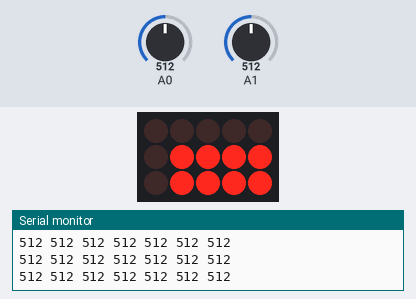
The sketch below on a simulated Arduino Uno, built with avr-gcc and run on an emulated ATmega328P. On the bench: 5×3 LED matrix, the last lines printed to the serial monitor. Wiring (inferred from the names in the program): LED matrix (orientation assumed): rows pin 4, pin 12, pin 11; columns pin 5, pin 7, pin 8, pin 9, pin 10. The test bench sets the inputs (shaded band); at power-on: A0 = 512, A1 = 512.

Above: at 1.2 s.
1.3 s: A0 set to 107
4.3 s: A0 set to 95
At 4.8 s:
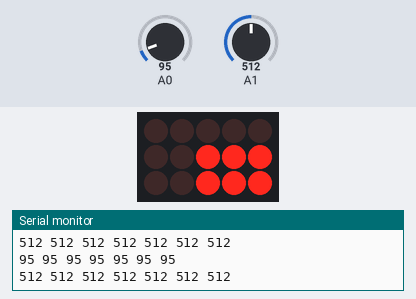
5.8 s: A0 set to 70
At 6.5 s:
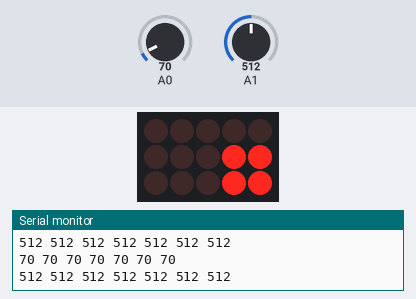
7.3 s: A0 set to 64
8.8 s: A0 set to 55
At 9.5 s:
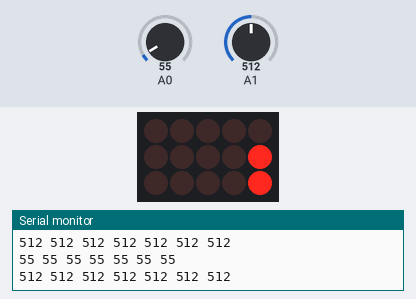
10.3 s: A0 set to 90
At 11.0 s:
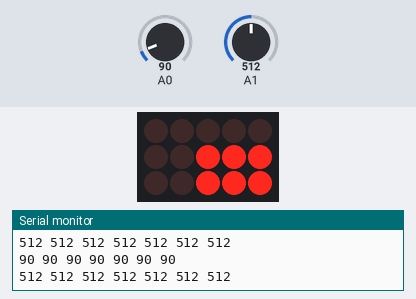
Timing chart, 0 to 12.8 s (numbered marks = the images above; inputs shaded):
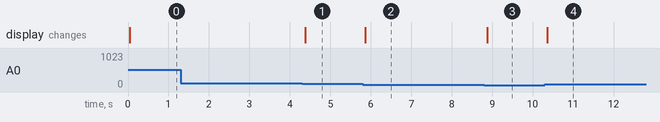

The sketch:

_3x3.ino
```cpp
int colpin1 = 12;
int colpin2 = 11;
int colpin3 = 10;
int rowpin1 = 9;
int rowpin2 = 8;
int rowpin3 = 7;

int strobe = 4; // strobe pins on digital 4
int res = 5; // reset pins on digital 5
int left[7]; // store band values in these arrays
int right[7];
int band;
void setup()
{

 Serial.begin(115200);
  pinMode(res, OUTPUT); // reset
 pinMode(strobe, OUTPUT); // strobe

 pinMode(colpin1, OUTPUT); // strobe
 pinMode(colpin2, OUTPUT); // strobe
 pinMode(colpin3, OUTPUT); // strobe
 pinMode(rowpin1, OUTPUT); // strobe
 pinMode(rowpin2, OUTPUT); // strobe
 pinMode(rowpin3, OUTPUT); // strobe

 digitalWrite(res,LOW); // reset low
 digitalWrite(strobe,HIGH); //pin 5 is RESET on the shield
}

void loop()
{


  readMSGEQ7();

 // display values of left channel on serial monitor
 for (band = 0; band < 7; band++)
 {
 Serial.print(left[band]);
 Serial.print(" ");
 }
 Serial.println();
// display values of right channel on serial monitor
 for (band = 0; band < 7; band++)
 {
 Serial.print(right[band]);
 Serial.print(" ");
 }
 Serial.println();


spec(colpin1, left[0]);
spec(colpin2, left[1]);
spec(colpin3, left[2]);

}

void readMSGEQ7()
// Function to read 7 band equalizers
{
 digitalWrite(res, HIGH);
 digitalWrite(res, LOW);
 for(band=0; band < 7; band++)
 {
 digitalWrite(strobe,LOW); // strobe pin on the shield - kicks the IC up to the next band
 delayMicroseconds(30); //
 left[band] = analogRead(0); // store left band reading
 right[band] = analogRead(1); // ... and the right
 digitalWrite(strobe,HIGH);
 }
}

void spec(int col, int height)
{
  digitalWrite(colpin1, HIGH);
  digitalWrite(colpin2, HIGH);
  digitalWrite(colpin3, HIGH);
  digitalWrite(col, LOW);


   digitalWrite(rowpin1, LOW);
   digitalWrite(rowpin2, LOW);
   digitalWrite(rowpin3, LOW);
  //for height
  if(height > 60)
  {
  digitalWrite(rowpin1, HIGH);
  }

  if(height > 80)
  {
  digitalWrite(rowpin2, HIGH);
  }

  if(height > 100)
  {
  digitalWrite(rowpin3, HIGH);
  }

  delay(6);
}
```

Measured:
- the behaviour switches between 101 and 100 on A0 (found by bisection; images 0 and 1)
- the behaviour switches between 61 and 60 on A0 (found by bisection; images 2 and 3)
- after the input at 4.3 s, the display: changes after 0.08 s (image 1)
- after the input at 5.8 s, the display: changes after 0.06 s (image 2)
- after the input at 8.8 s, the display: changes after 0.08 s (image 3)
- after the input at 10.3 s, the display: changes after 0.06 s (image 4)
